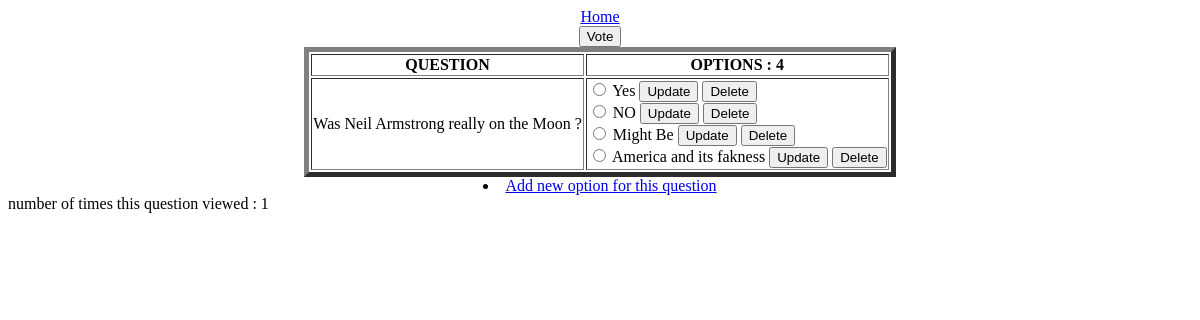
/option/6/, run on an earlier commit of the app's database.
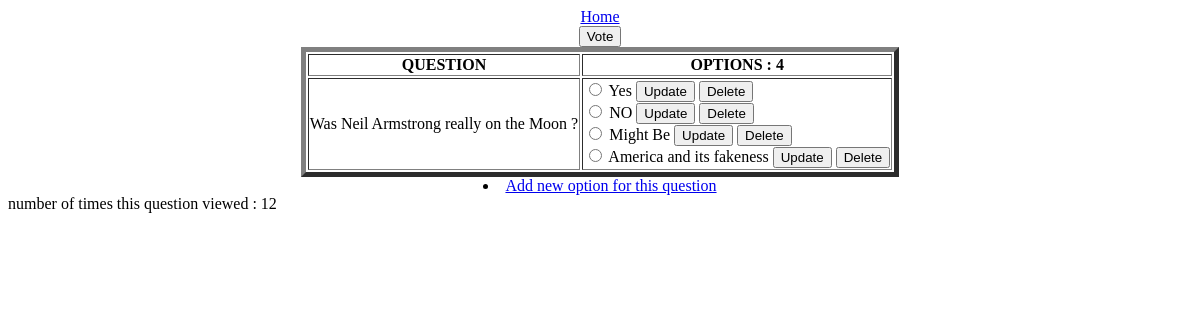
And on a later commit of the database.
### poll/models.py (models this page shows, shortened)
class Choice(models.Model):
	question = models.ForeignKey(Question, on_delete=models.CASCADE)
	choice_text = models.CharField(max_length=200)
	votes = models.IntegerField(default=0)

### poll/views.py (the view)
# urls.py: url(r"^option/(?P<pk>\d+)/$", views.QuestionDetailView.as_view(), name="question_detail"),
class QuestionDetailView(DetailView):
    model = Question
    template_name = "poll/question_detail.html"
    def get_data(self, **kwargs):
        ques_id = self.kwargs['pk']
        page =  Question.objects.get(id =ques_id)
        page.hit_ques = page.hit_ques + 1
        page.save()
        return page.hit_ques
    def get_context_data(self, **kwargs):
        context = super(QuestionDetailView, self).get_context_data(**kwargs)
        context['view']= self.get_data()
        return context

### poll/models.py (called while the page is built)
	def __str__(self):
		return self.question_text

### poll/templates/poll/question_detail.html (shortened to what this page needs)
<center>
<center><a href ="{% url 'poll:main_page' %}">Home</a></center>
<table  border="5">
<th><center>QUESTION </center></th>
<th><center>OPTIONS : {{object.choice_set.all|length}} </center></th>
<form action="{% url 'poll:display_result'  object.id%}" method="GET">
	<tr>
	<td>{{object}}</td>
	<td>{% for choice in object.choice_set.all %}
	<input type="radio" name="choice" id="choice{{ forloop.counter }}" value="{{ choice.id }}" />
    <label for="choice{{ forloop.counter }}">{{ choice.choice_text }} <a href = "{% url 'poll:update_option' choice.id %}">
	<button type="button">Update </button></a>
	<a href = "{% url 'poll:delete_option' choice.id %}">
	<button type="button">Delete </button></a>
	  </label><br>
		{% endfor %}</td>
	</tr>
<input type="submit" value="Vote" />
</form>
</table>
<center><li><a href = "{% url 'poll:create_option' object.id %}">Add new option for this question</a></center>
</center>
number of times this question viewed : {{view}}

What changed in the data, as far as the page shows it:
changed Choice: choice "☐ America and its fakness Update" → "☐ America and its fakeness Updat"; choice_text "America and its fakness" → "America and its fakeness"
Also different on the page:
{{ view }}: "1" → "12"
